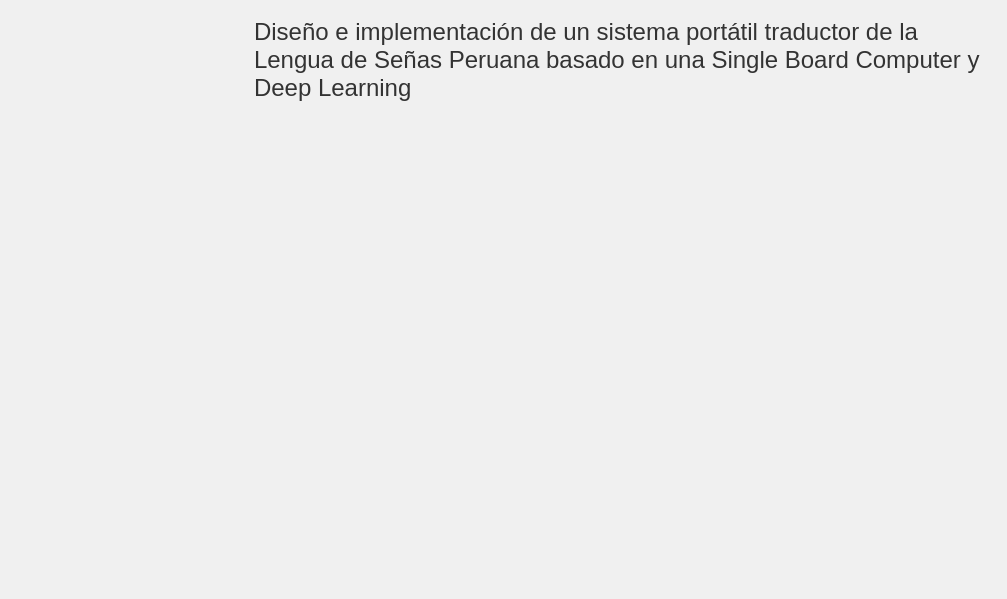
<?xml version="1.0" encoding="UTF-8"?>
<ui version="4.0">
 <class>MainWindow</class>
 <widget class="QMainWindow" name="MainWindow">
  <property name="geometry">
   <rect>
    <x>0</x>
    <y>0</y>
    <width>1007</width>
    <height>599</height>
   </rect>
  </property>
  <property name="windowTitle">
   <string>MainWindow</string>
  </property>
  <property name="styleSheet">
   <string notr="true">QMainWindow {
	background-color: #f0f0f0;
}

QLabel {
	color: #333333;
}</string>
  </property>
  <widget class="QWidget" name="centralwidget">
   <property name="styleSheet">
    <string notr="true">QPushButton {
    background-color: #4CAF50;
    color: white;
    font-size: 24px;
    border: none;
    padding: 24px 36px;
    border-radius: 15px;
}
QPushButton:pressed {
    background-color: #45a049;
}
QPushButton:disabled {
    background-color: #cccccc;
    color: #666666;
}</string>
   </property>
   <layout class="QVBoxLayout" name="verticalLayout">
    <item>
     <widget class="QWidget" name="widget" native="true">
      <property name="minimumSize">
       <size>
        <width>0</width>
        <height>54</height>
       </size>
      </property>
      <layout class="QHBoxLayout" name="horizontalLayout">
       <item>
        <widget class="QLabel" name="logo">
         <property name="maximumSize">
          <size>
           <width>230</width>
           <height>68</height>
          </size>
         </property>
         <property name="text">
          <string/>
         </property>
         <property name="pixmap">
          <pixmap>images/utp.png</pixmap>
         </property>
         <property name="scaledContents">
          <bool>true</bool>
         </property>
         <property name="wordWrap">
          <bool>false</bool>
         </property>
         <property name="openExternalLinks">
          <bool>false</bool>
         </property>
        </widget>
       </item>
       <item>
        <widget class="QLabel" name="title">
         <property name="font">
          <font>
           <pointsize>18</pointsize>
          </font>
         </property>
         <property name="text">
          <string>Diseño e implementación de un sistema portátil traductor de la Lengua de Señas Peruana basado en una Single Board Computer y Deep Learning</string>
         </property>
         <property name="textFormat">
          <enum>Qt::PlainText</enum>
         </property>
         <property name="scaledContents">
          <bool>false</bool>
         </property>
         <property name="wordWrap">
          <bool>true</bool>
         </property>
        </widget>
       </item>
      </layout>
     </widget>
    </item>
    <item>
     <widget class="QLabel" name="lbl_video">
      <property name="sizePolicy">
       <sizepolicy hsizetype="Preferred" vsizetype="Expanding">
        <horstretch>0</horstretch>
        <verstretch>0</verstretch>
       </sizepolicy>
      </property>
      <property name="text">
       <string/>
      </property>
      <property name="textFormat">
       <enum>Qt::PlainText</enum>
      </property>
      <property name="alignment">
       <set>Qt::AlignCenter</set>
      </property>
     </widget>
    </item>
    <item>
     <widget class="QLabel" name="lbl_output">
      <property name="sizePolicy">
       <sizepolicy hsizetype="Ignored" vsizetype="Preferred">
        <horstretch>0</horstretch>
        <verstretch>0</verstretch>
       </sizepolicy>
      </property>
      <property name="font">
       <font>
        <pointsize>36</pointsize>
       </font>
      </property>
      <property name="text">
       <string/>
      </property>
      <property name="wordWrap">
       <bool>false</bool>
      </property>
     </widget>
    </item>
    <item>
     <widget class="QLabel" name="lbl_ip">
      <property name="font">
       <font>
        <family>Consolas</family>
        <pointsize>14</pointsize>
       </font>
      </property>
      <property name="textFormat">
       <enum>Qt::PlainText</enum>
      </property>
      <property name="alignment">
       <set>Qt::AlignCenter</set>
      </property>
     </widget>
    </item>
   </layout>
  </widget>
 </widget>
 <resources/>
 <connections/>
</ui>
